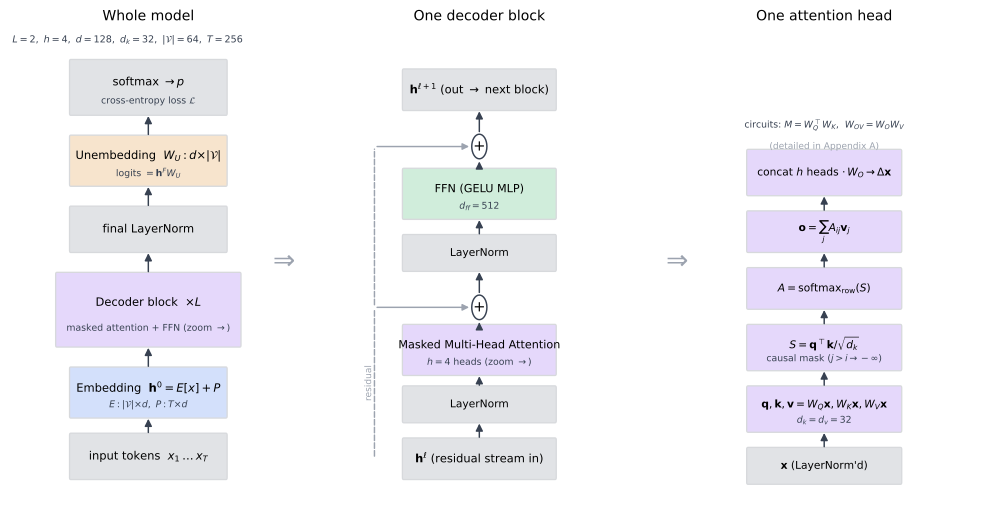

This chart was generated by the following Python code:
"""Tiny-transformer induction-study model, drawn in the Figure C.1 style.

Three-panel zoom (whole model -> one decoder block -> one attention head), matching
surveys/llms-for-coding/figures/appendix-c-anatomy.py: light-alpha rounded boxes,
semantic colors (blue embed / purple attention / green FFN / grey norm+IO / amber
unembed), grey dashed residual skips into white '+' circles. Config = the plan's
primary induction model: L=2, h=4, d=128, d_k=d_v=32, d_ff=512, |V|=64, T=256.

Outputs: tiny-transformer-anatomy.svg
"""
import pathlib
import tempfile

import matplotlib
matplotlib.use("Agg")
import matplotlib.pyplot as plt
from matplotlib.patches import FancyBboxPatch, FancyArrowPatch, Circle

HERE = pathlib.Path(__file__).resolve().parent

# palette + style copied from Figure C.1 (appendix-c-anatomy.py)
EMB_C, ATT_C, FFN_C, NORM_C, OUT_C = "#2563eb", "#7c3aed", "#16a34a", "#6b7280", "#d97706"
EDGE, SKIP_C = "#374151", "#9ca3af"


def box(ax, x, y, w, h, fc, title, sub=None, tfs=8.6, sfs=7.0):
    ax.add_patch(FancyBboxPatch((x, y), w, h, boxstyle="round,pad=0.04",
                                fc=fc, ec=EDGE, lw=1.0, alpha=0.20))
    ax.text(x + w / 2, y + h * (0.60 if sub else 0.5), title, ha="center", va="center", fontsize=tfs)
    if sub:
        ax.text(x + w / 2, y + h * 0.24, sub, ha="center", va="center", fontsize=sfs, color=EDGE)


def up(ax, x, y0, y1, c=EDGE, lw=1.1):
    ax.add_patch(FancyArrowPatch((x, y0), (x, y1), arrowstyle="-|>", mutation_scale=11, color=c, lw=lw))


def add_circle(ax, x, y):
    ax.add_patch(Circle((x, y), 0.26, fc="white", ec=EDGE, lw=1.1))
    ax.text(x, y, "+", ha="center", va="center", fontsize=11)


fig = plt.figure(figsize=(13.0, 6.4))
gs = fig.add_gridspec(1, 3, width_ratios=[1.0, 1.05, 1.1], wspace=0.16)
axM, axB, axA = (fig.add_subplot(gs[i]) for i in range(3))
for a in (axM, axB, axA):
    a.set_xlim(0, 10); a.set_ylim(0, 10); a.axis("off")

# ---- Panel M: whole model (bottom -> top) ---------------------------------
axM.set_title("Whole model", fontsize=10.5)
cx = 5.0
box(axM, 2.2, 0.5, 5.6, 0.9, NORM_C, r"input tokens  $x_1\dots x_T$")
up(axM, cx, 1.4, 1.8)
box(axM, 2.2, 1.8, 5.6, 1.0, EMB_C, r"Embedding  $\mathbf{h}^0=E[x]+P$", r"$E:|\mathcal{V}|{\times}d,\ P:T{\times}d$")
up(axM, cx, 2.8, 3.3)
box(axM, 1.7, 3.3, 6.6, 1.5, ATT_C, r"Decoder block  $\times L$", r"masked attention $+$ FFN (zoom $\rightarrow$)")
up(axM, cx, 4.8, 5.3)
box(axM, 2.2, 5.3, 5.6, 0.9, NORM_C, r"final LayerNorm")
up(axM, cx, 6.2, 6.7)
box(axM, 2.2, 6.7, 5.6, 1.0, OUT_C, r"Unembedding  $W_U:d{\times}|\mathcal{V}|$", r"logits $=\mathbf{h}^F W_U$")
up(axM, cx, 7.7, 8.2)
box(axM, 2.2, 8.2, 5.6, 1.1, NORM_C, r"softmax $\to p$", r"cross-entropy loss $\mathcal{L}$")
axM.text(0.1, 9.7, r"$L{=}2,\ h{=}4,\ d{=}128,\ d_k{=}32,\ |\mathcal{V}|{=}64,\ T{=}256$", fontsize=7.2, color=EDGE)

# ---- Panel B: one decoder block -------------------------------------------
axB.set_title("One decoder block", fontsize=10.5)
bx = 5.0
box(axB, 2.4, 0.5, 5.2, 0.8, NORM_C, r"$\mathbf{h}^{\ell}$ (residual stream in)")
up(axB, bx, 1.3, 1.7)
box(axB, 2.4, 1.7, 5.2, 0.7, NORM_C, r"LayerNorm", tfs=8.0)
up(axB, bx, 2.4, 2.7)
box(axB, 2.4, 2.7, 5.2, 1.0, ATT_C, r"Masked Multi-Head Attention", r"$h{=}4$ heads (zoom $\rightarrow$)", tfs=8.4)
add_circle(axB, bx, 4.1); up(axB, bx, 3.7, 3.84)
axB.add_patch(FancyArrowPatch((1.4, 0.9), (1.4, 4.1), arrowstyle="-", color=SKIP_C, lw=1.1, ls="--"))
axB.add_patch(FancyArrowPatch((1.4, 4.1), (bx - 0.26, 4.1), arrowstyle="-|>", mutation_scale=10, color=SKIP_C, lw=1.1))
axB.text(1.2, 2.5, "residual", rotation=90, fontsize=6.8, color=SKIP_C, ha="center", va="center")
up(axB, bx, 4.36, 4.9)
box(axB, 2.4, 4.9, 5.2, 0.7, NORM_C, r"LayerNorm", tfs=8.0)
up(axB, bx, 5.6, 6.0)
box(axB, 2.4, 6.0, 5.2, 1.0, FFN_C, r"FFN (GELU MLP)", r"$d_{ff}{=}512$", tfs=8.4)
add_circle(axB, bx, 7.5); up(axB, bx, 7.0, 7.24)
axB.add_patch(FancyArrowPatch((1.4, 4.1), (1.4, 7.5), arrowstyle="-", color=SKIP_C, lw=1.1, ls="--"))
axB.add_patch(FancyArrowPatch((1.4, 7.5), (bx - 0.26, 7.5), arrowstyle="-|>", mutation_scale=10, color=SKIP_C, lw=1.1))
up(axB, bx, 7.76, 8.3)
box(axB, 2.4, 8.3, 5.2, 0.8, NORM_C, r"$\mathbf{h}^{\ell+1}$ (out $\to$ next block)")

# ---- Panel A: one attention head ------------------------------------------
axA.set_title("One attention head", fontsize=10.5)
ax = 5.0
box(axA, 2.5, 0.4, 5.0, 0.7, NORM_C, r"$\mathbf{x}$ (LayerNorm'd)", tfs=8.0)
up(axA, ax, 1.1, 1.5)
box(axA, 2.5, 1.5, 5.0, 0.9, ATT_C, r"$\mathbf{q},\mathbf{k},\mathbf{v}=W_Q\mathbf{x},W_K\mathbf{x},W_V\mathbf{x}$", r"$d_k{=}d_v{=}32$", tfs=8.0)
up(axA, ax, 2.4, 2.8)
box(axA, 2.5, 2.8, 5.0, 0.9, ATT_C, r"$S=\mathbf{q}^{\top}\mathbf{k}/\sqrt{d_k}$", r"causal mask $(j{>}i\to-\infty)$", tfs=8.0)
up(axA, ax, 3.7, 4.1)
box(axA, 2.5, 4.1, 5.0, 0.8, ATT_C, r"$A=\mathrm{softmax}_{\mathrm{row}}(S)$", tfs=8.0)
up(axA, ax, 4.9, 5.3)
box(axA, 2.5, 5.3, 5.0, 0.8, ATT_C, r"$\mathbf{o}=\sum_j A_{ij}\mathbf{v}_j$", tfs=8.0)
up(axA, ax, 6.1, 6.5)
box(axA, 2.5, 6.5, 5.0, 0.9, ATT_C, r"concat $h$ heads $\cdot\,W_O\to\Delta\mathbf{x}$", tfs=8.0)
axA.text(5.0, 7.9, r"circuits: $M=W_Q^{\top}W_K$,  $W_{OV}=W_O W_V$", ha="center", fontsize=7.0, color=EDGE)
axA.text(5.0, 7.45, r"(detailed in Appendix A)", ha="center", fontsize=6.8, color=SKIP_C)

# figure-level zoom connectors (as in Figure C.1)
fig.text(0.345, 0.5, r"$\Rightarrow$", fontsize=20, color=SKIP_C, ha="center", va="center")
fig.text(0.66, 0.5, r"$\Rightarrow$", fontsize=20, color=SKIP_C, ha="center", va="center")

fig.savefig(HERE / "tiny-transformer-anatomy.svg", bbox_inches="tight")
fig.savefig(pathlib.Path(tempfile.gettempdir()) / "tiny-transformer-anatomy-QA.png",
            dpi=120, bbox_inches="tight")  # QA only, not committed
print("wrote tiny-transformer-anatomy.svg")
